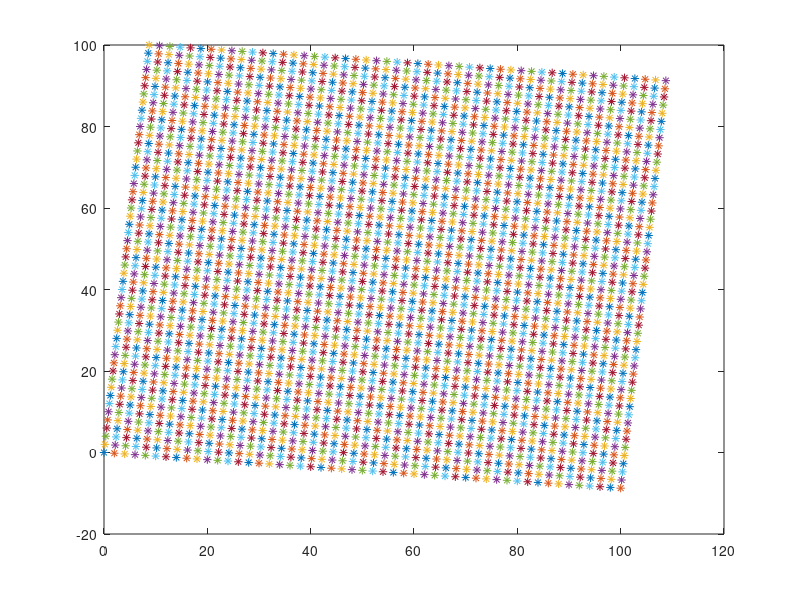

Here is the MATLAB script that generated this plot:
xlen = 100;
ylen = 100;

xelem = 50;
yelem = 50;

xangle = -5 * pi/180;
yangle = 85 * pi/180;

edge1 = (xlen/xelem)/cos(xangle)
edge2 = (ylen/yelem)/cos(pi/2 - yangle)

xprojection = xlen/xelem;
yprojection = ylen/yelem;

x = zeros(xelem+1);
y = zeros(yelem+1);

fileID = fopen('mesh.dat','w');
%  fprintf(fileID,'%d %d\n',xelem, yelem);

for j=1:yelem+1
    for i=1:xelem+1
       if(i == 1 & j ~= 1)
           y(i,j) = y(i,j-1) + yprojection;
            len = yprojection/cos(pi/2 - yangle);    
            x(i,j) = x(i,j-1) + len*sin(pi/2 - yangle);
       end
       if(i ~= 1)
           x(i,j) = x(i-1,j)+xprojection;
           len = xprojection/cos(xangle);
           y(i,j) = y(i-1,j)+len*sin(xangle);
       end
       fprintf(fileID,'%12.8f %12.8f\n',x(i,j),y(i,j));
       plot(x(i,j),y(i,j),'*')
       hold on
   end
   
end

fclose(fileID);
